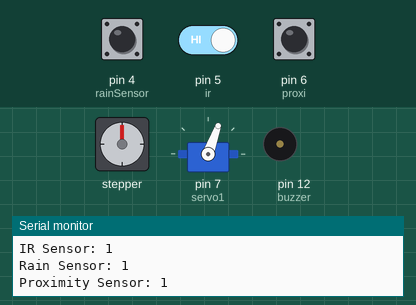
A sketch run on a simulated Arduino Uno, built with avr-gcc and run on an emulated ATmega328P. On the bench: stepper motor, servo, buzzer (waves = sounding), the last lines printed to the serial monitor. Wiring (inferred from the names in the program): stepper motor (2048 steps per turn assumed): coils pin 8, pin 9, pin 10, pin 11. The inputs (shaded band) are chosen by the test bench; at power-on: pin 4 (rainSensor) HIGH, pin 5 (ir) HIGH, pin 6 (proxi) HIGH.

Above: at 3.2 s.
3.3 s: pin 4 (rainSensor) driven LOW
At 3.8 s:
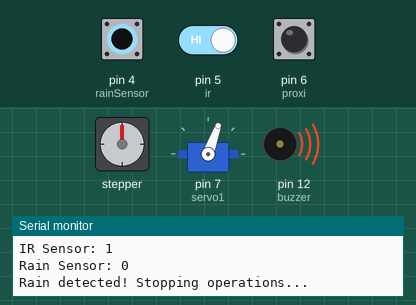
6.3 s: pin 4 (rainSensor) driven HIGH
At 8.4 s:
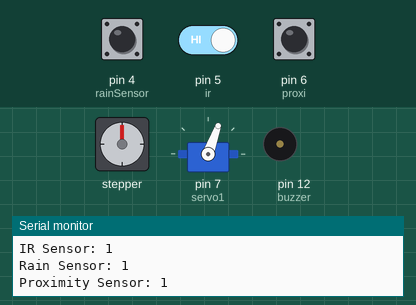
9.3 s: pin 5 (ir) driven LOW
At 11.6 s:
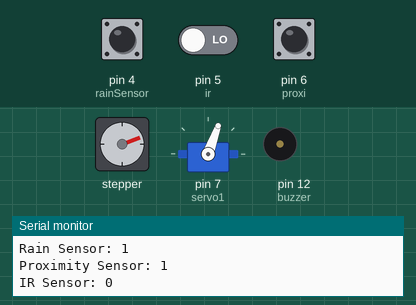
12.3 s: pin 5 (ir) driven HIGH
15.3 s: pin 6 (proxi) pulled LOW for 1 s
At 18.4 s:
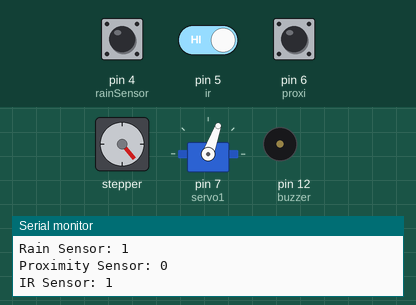
22.1 s: pin 4 (rainSensor) pulsed LOW 5 times (0.12 s each, 0.3 s apart)
At 24.1 s:
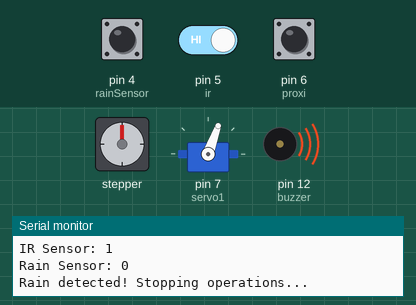
Timing chart, 0 to 26.9 s (numbered marks = the images above; inputs shaded):
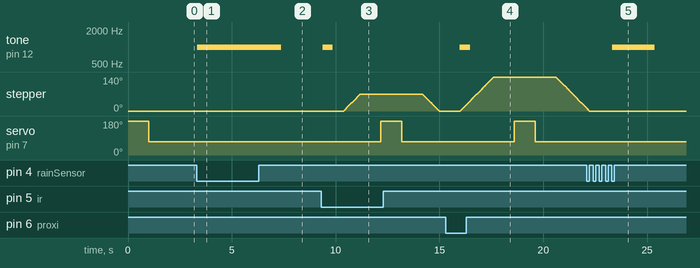

Measured:
- after the input at 3.3 s, tone on pin 12 (buzzer): silent → 1000 Hz at once
- after the input at 6.3 s, tone on pin 12 (buzzer): 1000 Hz → silent after 1.1 s
- after the input at 9.3 s, tone on pin 12 (buzzer): silent → 1000 Hz after 0.07 s, → silent 0.50 s later; stepper: turns 70° clockwise in 0.79 s, starting after 1.1 s; servo on pin 7 (servo1): 70° → 180° after 2.9 s
- after the input at 15.3 s, tone on pin 12 (buzzer): silent → 1000 Hz after 0.69 s, → silent 0.50 s later; stepper: turns 140° clockwise in 1.6 s, then 129° counter-clockwise in 1.5 s; servo on pin 7 (servo1): 70° → 180° after 3.3 s, → 70° 1.0 s later
- after the input at 22.1 s, tone on pin 12 (buzzer): silent → 1000 Hz after 1.2 s, → silent 2.0 s later

The sketch:

ELEC.ino
```cpp
#include <Servo.h>

Servo servo1;

#define ir 5       // IR sensor
#define proxi 6    // Inductive proximity sensor
#define buzzer 12  // Buzzer
#define rainSensor 4  // Rain sensor (D0 pin)

// Stepper motor pins
#define IN1 8
#define IN2 9
#define IN3 10
#define IN4 11

// Stepper sequence for 28BYJ-48
const int stepSequence[4][4] = {
  {1, 0, 0, 1}, // Step 1
  {1, 1, 0, 0}, // Step 2
  {0, 1, 1, 0}, // Step 3
  {0, 0, 1, 1}  // Step 4
};

void setup() {
  Serial.begin(9600);

  pinMode(proxi, INPUT_PULLUP);
  pinMode(ir, INPUT);
  pinMode(rainSensor, INPUT);
  pinMode(buzzer, OUTPUT);

  pinMode(IN1, OUTPUT);
  pinMode(IN2, OUTPUT);
  pinMode(IN3, OUTPUT);
  pinMode(IN4, OUTPUT);

  servo1.attach(7);
  servo1.write(180);
  delay(1000);
  servo1.write(70);
  delay(1000);
}

// Function to move the stepper motor
void moveStepper(int steps, int direction) {
  for (int i = 0; i < steps; i++) {
    for (int step = 0; step < 4; step++) {
      int index = direction ? step : 3 - step; // Reverse sequence for CCW
      digitalWrite(IN1, stepSequence[index][0]);
      digitalWrite(IN2, stepSequence[index][1]);
      digitalWrite(IN3, stepSequence[index][2]);
      digitalWrite(IN4, stepSequence[index][3]);
      delay(2); // Adjust speed
    }
  }
}

void loop() {
  int rain = digitalRead(rainSensor); // Read rain sensor (D0 pin)
  int proximity = digitalRead(proxi); // Read inductive proximity sensor
  int irState = digitalRead(ir); // Read IR sensor

  Serial.print("Rain Sensor: ");
  Serial.println(rain);

  // If rain is detected, alert and stop operations
  if (rain == LOW) { // LOW = Rain detected
    tone(buzzer, 1000);
    Serial.println("Rain detected! Stopping operations...");
    delay(2000);
    noTone(buzzer);
    return;  // Stop further execution
  }

  Serial.print("Proximity Sensor: ");
  Serial.println(proximity);

  Serial.print("IR Sensor: ");
  Serial.println(irState);

  if (proximity == LOW) {
    tone(buzzer, 1000, 500);
    moveStepper(200, 1);  // Move CW
    delay(1000);
    servo1.write(180);
    delay(1000);
    servo1.write(70);
    delay(1000);
    moveStepper(200, 0);  // Move CCW
    delay(1000);
  }

  if (irState == LOW) {
    tone(buzzer, 1000, 500);
    delay(1000);
    moveStepper(100, 1);  // Move CW a smaller distance
    delay(1000);
    servo1.write(180);
    delay(1000);
    servo1.write(70);
    delay(1000);
    moveStepper(100, 0);  // Move CCW
    delay(1000);
  }
}
```
